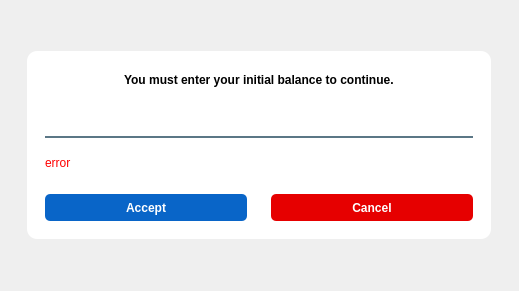
<?xml version="1.0" encoding="UTF-8"?>
<ui version="4.0">
 <class>Form</class>
 <widget class="QWidget" name="Form">
  <property name="geometry">
   <rect>
    <x>0</x>
    <y>0</y>
    <width>519</width>
    <height>291</height>
   </rect>
  </property>
  <property name="windowTitle">
   <string>Form</string>
  </property>
  <layout class="QHBoxLayout" name="horizontalLayout">
   <item>
    <widget class="QFrame" name="mainFrame">
     <property name="maximumSize">
      <size>
       <width>464</width>
       <height>188</height>
      </size>
     </property>
     <property name="styleSheet">
      <string notr="true">background-color: rgb(255, 255, 255);
border-radius:10px;</string>
     </property>
     <property name="frameShape">
      <enum>QFrame::StyledPanel</enum>
     </property>
     <property name="frameShadow">
      <enum>QFrame::Raised</enum>
     </property>
     <layout class="QVBoxLayout" name="verticalLayout">
      <property name="spacing">
       <number>2</number>
      </property>
      <item>
       <widget class="QFrame" name="frame_3">
        <property name="frameShape">
         <enum>QFrame::StyledPanel</enum>
        </property>
        <property name="frameShadow">
         <enum>QFrame::Raised</enum>
        </property>
        <layout class="QHBoxLayout" name="horizontalLayout_2">
         <item alignment="Qt::AlignHCenter|Qt::AlignVCenter">
          <widget class="QLabel" name="label">
           <property name="font">
            <font>
             <pointsize>9</pointsize>
             <weight>75</weight>
             <bold>true</bold>
            </font>
           </property>
           <property name="text">
            <string>You must enter your initial balance to continue.</string>
           </property>
          </widget>
         </item>
        </layout>
       </widget>
      </item>
      <item>
       <widget class="QFrame" name="frame_2">
        <property name="frameShape">
         <enum>QFrame::StyledPanel</enum>
        </property>
        <property name="frameShadow">
         <enum>QFrame::Raised</enum>
        </property>
        <layout class="QHBoxLayout" name="horizontalLayout_3">
         <property name="topMargin">
          <number>0</number>
         </property>
         <property name="bottomMargin">
          <number>0</number>
         </property>
         <item>
          <widget class="QLineEdit" name="balance_input">
           <property name="minimumSize">
            <size>
             <width>0</width>
             <height>33</height>
            </size>
           </property>
           <property name="styleSheet">
            <string notr="true">background-color: rgba(0, 0, 0, 0);
border: 2px solid rgba(0, 0, 0, 0);
border-bottom-color: rgba(46, 82, 101, 200);
color: rgb(0, 0, 0);
padding-bottom: 7px;
border-radius: 0px;
border-radius:0px;
</string>
           </property>
          </widget>
         </item>
        </layout>
       </widget>
      </item>
      <item>
       <widget class="QFrame" name="frame_check">
        <property name="frameShape">
         <enum>QFrame::StyledPanel</enum>
        </property>
        <property name="frameShadow">
         <enum>QFrame::Raised</enum>
        </property>
        <layout class="QHBoxLayout" name="horizontalLayout_5">
         <item>
          <widget class="QLabel" name="text_error">
           <property name="styleSheet">
            <string notr="true">color: rgb(255, 0, 0);</string>
           </property>
           <property name="text">
            <string>error</string>
           </property>
          </widget>
         </item>
        </layout>
       </widget>
      </item>
      <item>
       <widget class="QFrame" name="frame">
        <property name="frameShape">
         <enum>QFrame::StyledPanel</enum>
        </property>
        <property name="frameShadow">
         <enum>QFrame::Raised</enum>
        </property>
        <layout class="QHBoxLayout" name="horizontalLayout_4">
         <property name="leftMargin">
          <number>0</number>
         </property>
         <property name="topMargin">
          <number>0</number>
         </property>
         <property name="rightMargin">
          <number>0</number>
         </property>
         <property name="bottomMargin">
          <number>0</number>
         </property>
         <item>
          <widget class="QFrame" name="frame_4">
           <property name="frameShape">
            <enum>QFrame::StyledPanel</enum>
           </property>
           <property name="frameShadow">
            <enum>QFrame::Raised</enum>
           </property>
           <layout class="QHBoxLayout" name="horizontalLayout_6">
            <item>
             <widget class="QPushButton" name="acceptBtn">
              <property name="minimumSize">
               <size>
                <width>88</width>
                <height>27</height>
               </size>
              </property>
              <property name="font">
               <font>
                <weight>75</weight>
                <bold>true</bold>
               </font>
              </property>
              <property name="cursor">
               <cursorShape>PointingHandCursor</cursorShape>
              </property>
              <property name="styleSheet">
               <string notr="true">#acceptBtn{
	background-color: rgb(9, 101, 200);
	color: rgba(255, 255, 255, 255);
	border-radius: 5px;
}
#acceptBtn:pressed {
	padding-left: 5px;
	padding-top: 5px;
	background-color: rgba(255, 107, 107, 255);
}

#acceptBtn:hover {
background-color: rgb(7, 64, 157);
}</string>
              </property>
              <property name="text">
               <string>Accept</string>
              </property>
             </widget>
            </item>
           </layout>
          </widget>
         </item>
         <item>
          <widget class="QFrame" name="frame_5">
           <property name="frameShape">
            <enum>QFrame::StyledPanel</enum>
           </property>
           <property name="frameShadow">
            <enum>QFrame::Raised</enum>
           </property>
           <layout class="QHBoxLayout" name="horizontalLayout_7">
            <item>
             <widget class="QPushButton" name="cancel_btn">
              <property name="minimumSize">
               <size>
                <width>88</width>
                <height>27</height>
               </size>
              </property>
              <property name="font">
               <font>
                <weight>75</weight>
                <bold>true</bold>
               </font>
              </property>
              <property name="cursor">
               <cursorShape>PointingHandCursor</cursorShape>
              </property>
              <property name="styleSheet">
               <string notr="true">#cancel_btn{
	background-color: rgb(230, 0, 0);
	color: rgba(255, 255, 255, 255);
	border-radius: 5px;
}
#cancel_btn:pressed {
	padding-left: 5px;
	padding-top: 5px;
	background-color: rgba(255, 107, 107, 255);
}

#cancel_btn:hover {
	
	background-color: rgb(140, 0, 0);
}</string>
              </property>
              <property name="text">
               <string>Cancel</string>
              </property>
             </widget>
            </item>
           </layout>
          </widget>
         </item>
        </layout>
       </widget>
      </item>
     </layout>
    </widget>
   </item>
  </layout>
 </widget>
 <resources/>
 <connections/>
</ui>
